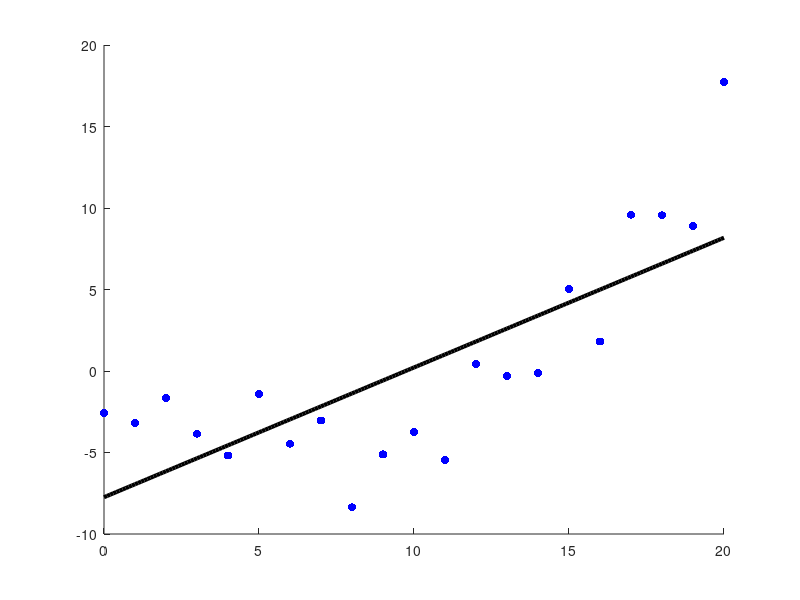

Recreate this plot in MATLAB. (Note: this script raises an error after producing the figure.)

% Make data
n = 21;
xtrain = linspace(0,20,n)';
xtest = [0:0.1:20]';
sigma2 = 4;
w = [-1.5; 1/9];
fun = @(x) w(1)*x + w(2)*x.^2;
ytrain = feval(fun, xtrain) + randn(size(xtrain,1),1)*sqrt(sigma2);
ytestNoisefree = feval(fun, xtest);
Xtrain = xtrain; Xtest = xtest;


%% Basic
Xtrain = [ones(size(Xtrain,1),1) Xtrain];
w = Xtrain \ ytrain;
Xtest = [ones(size(Xtest,1),1) Xtest];
ypredTest = Xtest*w;

figure;
scatter(Xtrain(:,2),ytrain,'b','filled');
hold on;
plot(Xtest(:,2), ypredTest, 'k', 'linewidth', 3);


%% With standardization
Xtrain = xtrain; Xtest = xtest;


% Preprocess train
mu = mean(Xtrain);
[Xtr, mutr, sigmatr] = standardizeCols(Xtrain);
 
Xtrain = bsxfun(@minus, Xtrain, mu);
%Xtrain  = Xtrain - repmat(mu, size(Xtrain,1), 1);
sigma = std(Xtrain);
%Xtrain  = Xtrain ./ repmat(sigma, size(Xtrain,1), 1);
Xtrain = bsxfun(@rdivide,Xtrain,sigma);
assert(approxeq(Xtr, Xtrain))

Xtrain = [ones(size(Xtrain,1),1) Xtrain];

% Fit
w = Xtrain \ ytrain;

% Preprocess test
[Xte] = standardizeCols(Xtest, mutr, sigmatr);
Xtest = bsxfun(@minus, Xtest, mu);
Xtest = bsxfun(@rdivide,Xtest, sigma);
assert(approxeq(Xte, Xtest))
Xtest = [ones(size(Xtest,1),1) Xtest];

% Predict
ypredTest = Xtest*w;

figure;
scatter(Xtrain(:,2),ytrain,'b','filled');
hold on;
plot(Xtest(:,2), ypredTest, 'k', 'linewidth', 3);
